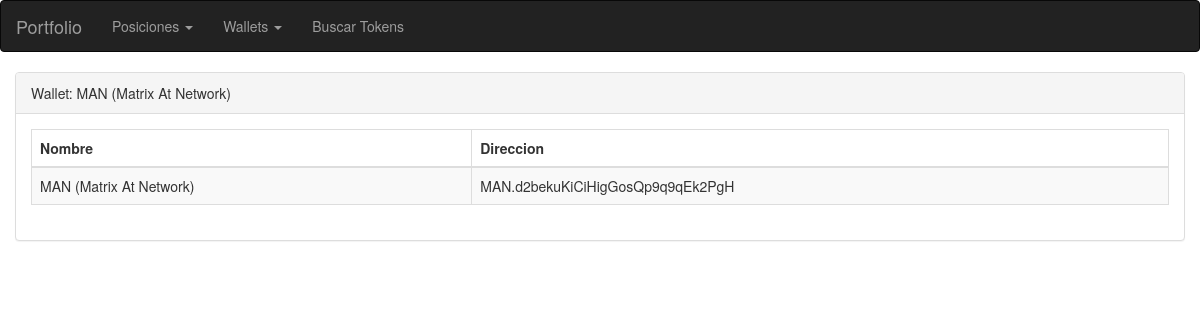
Page /web/wallets/view_wallet.php?id=2 on the committed database.
### tables this page shows
CREATE TABLE `wallets` (
  `id` int NOT NULL AUTO_INCREMENT,
  `nombre` varchar(500) DEFAULT NULL,
  `direccion` varchar(500) DEFAULT NULL,
  PRIMARY KEY (`id`)
);

### web/wallets/view_wallet.php (the view, shortened to what this page needs)
<?php include "../base/header.php"; ?>
<?php
	if(isset($_GET["id"])){
		$wallet_id = $_GET["id"];
		$sql = "SELECT * FROM `wallets` WHERE `id`=".$wallet_id.";";
		$wallet = $conn->query($sql)->fetch_all(MYSQLI_ASSOC)[0];
	}
?>
<div class="panel panel-default">
	<div class="panel-heading">
		Wallet: <?php echo $wallet['nombre']; ?>
	</div>
	<div class="panel-body">
		<table id="table1" class="table table-striped table-bordered" style="width:100%">
			<thead>
				<tr>
					<th>Nombre</th>
					<th>Direccion</th>
				</tr>
			</thead>
			<tbody>
				<tr>
					<td><?php echo $wallet['nombre']; ?></td>
					<td><?php echo $wallet['direccion']; ?></td>
				</tr>
			</tbody>
		</table>
	</div>
</div>
<?php include "../base/footer.php"; ?>

### web/wallets/view_wallet.php (style rules this page uses)
td, th { padding: 5px; }

### rows in the picture
wallets: nombre "MAN (Matrix At Network)", direccion "MAN.d2bekuKiCiHigGosQp9q9qEk2PgH"
